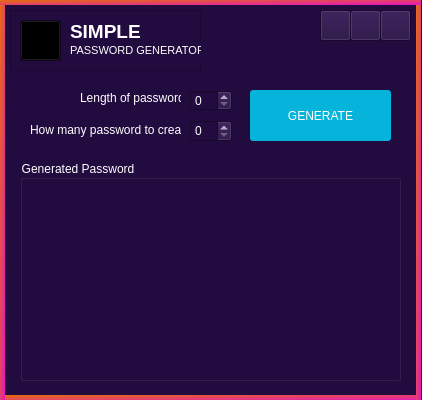
<?xml version="1.0" encoding="UTF-8"?>
<ui version="4.0">
 <class>MainWindow</class>
 <widget class="QMainWindow" name="MainWindow">
  <property name="geometry">
   <rect>
    <x>0</x>
    <y>0</y>
    <width>422</width>
    <height>400</height>
   </rect>
  </property>
  <property name="maximumSize">
   <size>
    <width>16777215</width>
    <height>476</height>
   </size>
  </property>
  <property name="windowTitle">
   <string>Simple PG</string>
  </property>
  <property name="windowIcon">
   <iconset resource="../res.qrc">
    <normaloff>:/icons/icons/lock_error_48px.png</normaloff>
    <normalon>:/icons/icons/lock_error_48px.png</normalon>:/icons/icons/lock_error_48px.png</iconset>
  </property>
  <property name="styleSheet">
   <string notr="true">background-color: rgb(34, 11, 63);color: rgb(255, 255, 255);</string>
  </property>
  <widget class="QWidget" name="centralwidget">
   <widget class="QFrame" name="frame">
    <property name="geometry">
     <rect>
      <x>0</x>
      <y>0</y>
      <width>421</width>
      <height>401</height>
     </rect>
    </property>
    <property name="styleSheet">
     <string notr="true">QFrame#frame{border: 5px solid qlineargradient(spread:pad, x1:0, y1:0, x2:1, y2:1, stop:0 rgba(227, 111, 13, 255), stop:1 rgba(230, 21, 193, 255));border-bottom: 6px solid qlineargradient(spread:pad, x1:0, y1:0, x2:1, y2:1, stop:0 rgba(227, 111, 13, 255), stop:1 rgba(230, 21, 193, 255));}</string>
    </property>
    <property name="frameShape">
     <enum>QFrame::StyledPanel</enum>
    </property>
    <property name="frameShadow">
     <enum>QFrame::Raised</enum>
    </property>
    <widget class="QFrame" name="frame_2">
     <property name="geometry">
      <rect>
       <x>10</x>
       <y>10</y>
       <width>191</width>
       <height>61</height>
      </rect>
     </property>
     <property name="styleSheet">
      <string notr="true"/>
     </property>
     <property name="frameShape">
      <enum>QFrame::StyledPanel</enum>
     </property>
     <property name="frameShadow">
      <enum>QFrame::Raised</enum>
     </property>
     <widget class="QPushButton" name="l">
      <property name="geometry">
       <rect>
        <x>10</x>
        <y>10</y>
        <width>41</width>
        <height>41</height>
       </rect>
      </property>
      <property name="styleSheet">
       <string notr="true">image: url(:/icons/icons/lock_error_48px.png);background:transparent;</string>
      </property>
      <property name="text">
       <string/>
      </property>
     </widget>
     <widget class="QLabel" name="label">
      <property name="geometry">
       <rect>
        <x>60</x>
        <y>6</y>
        <width>81</width>
        <height>31</height>
       </rect>
      </property>
      <property name="font">
       <font>
        <family>Tahoma</family>
        <pointsize>14</pointsize>
        <weight>75</weight>
        <bold>true</bold>
       </font>
      </property>
      <property name="text">
       <string>SIMPLE</string>
      </property>
     </widget>
     <widget class="QLabel" name="label_5">
      <property name="geometry">
       <rect>
        <x>60</x>
        <y>30</y>
        <width>131</width>
        <height>21</height>
       </rect>
      </property>
      <property name="font">
       <font>
        <family>Tahoma</family>
        <pointsize>8</pointsize>
        <weight>50</weight>
        <bold>false</bold>
       </font>
      </property>
      <property name="text">
       <string>PASSWORD GENERATOR</string>
      </property>
     </widget>
    </widget>
    <widget class="QLabel" name="cat">
     <property name="geometry">
      <rect>
       <x>220</x>
       <y>0</y>
       <width>61</width>
       <height>51</height>
      </rect>
     </property>
     <property name="font">
      <font>
       <family>Arial</family>
       <pointsize>12</pointsize>
       <weight>75</weight>
       <bold>true</bold>
      </font>
     </property>
     <property name="styleSheet">
      <string notr="true">image: url(:/icons/icons/cat-1.png);background:transparent;</string>
     </property>
     <property name="text">
      <string/>
     </property>
    </widget>
    <widget class="QLabel" name="label_3">
     <property name="geometry">
      <rect>
       <x>30</x>
       <y>120</y>
       <width>151</width>
       <height>20</height>
      </rect>
     </property>
     <property name="text">
      <string>How many password to create?</string>
     </property>
    </widget>
    <widget class="QSpinBox" name="sb_manyPass">
     <property name="geometry">
      <rect>
       <x>190</x>
       <y>120</y>
       <width>42</width>
       <height>22</height>
      </rect>
     </property>
     <property name="styleSheet">
      <string notr="true"/>
     </property>
    </widget>
    <widget class="QSpinBox" name="sb_lengthPass">
     <property name="enabled">
      <bool>true</bool>
     </property>
     <property name="geometry">
      <rect>
       <x>190</x>
       <y>90</y>
       <width>42</width>
       <height>21</height>
      </rect>
     </property>
    </widget>
    <widget class="QLabel" name="label_2">
     <property name="geometry">
      <rect>
       <x>80</x>
       <y>90</y>
       <width>101</width>
       <height>16</height>
      </rect>
     </property>
     <property name="text">
      <string>Length of password:</string>
     </property>
    </widget>
    <widget class="QGroupBox" name="groupBox">
     <property name="geometry">
      <rect>
       <x>20</x>
       <y>160</y>
       <width>381</width>
       <height>221</height>
      </rect>
     </property>
     <property name="title">
      <string>Generated Password</string>
     </property>
     <widget class="QTextBrowser" name="tb_showPass">
      <property name="geometry">
       <rect>
        <x>10</x>
        <y>20</y>
        <width>361</width>
        <height>191</height>
       </rect>
      </property>
      <property name="styleSheet">
       <string notr="true">border:#220B3F;</string>
      </property>
      <property name="html">
       <string>&lt;!DOCTYPE HTML PUBLIC &quot;-//W3C//DTD HTML 4.0//EN&quot; &quot;http://www.w3.org/TR/REC-html40/strict.dtd&quot;&gt;
&lt;html&gt;&lt;head&gt;&lt;meta name=&quot;qrichtext&quot; content=&quot;1&quot; /&gt;&lt;style type=&quot;text/css&quot;&gt;
p, li { white-space: pre-wrap; }
&lt;/style&gt;&lt;/head&gt;&lt;body style=&quot; font-family:'MS Shell Dlg 2'; font-size:8.25pt; font-weight:400; font-style:normal;&quot;&gt;
&lt;p style=&quot;-qt-paragraph-type:empty; margin-top:0px; margin-bottom:0px; margin-left:0px; margin-right:0px; -qt-block-indent:0; text-indent:0px;&quot;&gt;&lt;br /&gt;&lt;/p&gt;&lt;/body&gt;&lt;/html&gt;</string>
      </property>
     </widget>
    </widget>
    <widget class="QPushButton" name="about">
     <property name="geometry">
      <rect>
       <x>320</x>
       <y>10</y>
       <width>31</width>
       <height>31</height>
      </rect>
     </property>
     <property name="styleSheet">
      <string notr="true">image: url(:/icons/icons/info_96px.png);</string>
     </property>
     <property name="text">
      <string/>
     </property>
    </widget>
    <widget class="QPushButton" name="btn_close">
     <property name="geometry">
      <rect>
       <x>380</x>
       <y>10</y>
       <width>31</width>
       <height>31</height>
      </rect>
     </property>
     <property name="styleSheet">
      <string notr="true">image: url(:/icons/icons/close_window_96px.png);</string>
     </property>
     <property name="text">
      <string/>
     </property>
    </widget>
    <widget class="QPushButton" name="minimize">
     <property name="geometry">
      <rect>
       <x>350</x>
       <y>10</y>
       <width>31</width>
       <height>31</height>
      </rect>
     </property>
     <property name="styleSheet">
      <string notr="true">image: url(:/icons/icons/minimize_window_96px.png);</string>
     </property>
     <property name="text">
      <string/>
     </property>
    </widget>
    <widget class="QPushButton" name="btn_generate">
     <property name="geometry">
      <rect>
       <x>250</x>
       <y>90</y>
       <width>141</width>
       <height>51</height>
      </rect>
     </property>
     <property name="styleSheet">
      <string notr="true">QPushButton#btn_generate {color: #fff;background-color: #06B4DB;border-radius: 3px;	}QPushButton#btn_generate:hover:!pressed {background-color: #05A3C7;}</string>
     </property>
     <property name="text">
      <string>GENERATE</string>
     </property>
    </widget>
   </widget>
  </widget>
 </widget>
 <resources>
  <include location="../res.qrc"/>
 </resources>
 <connections/>
</ui>
